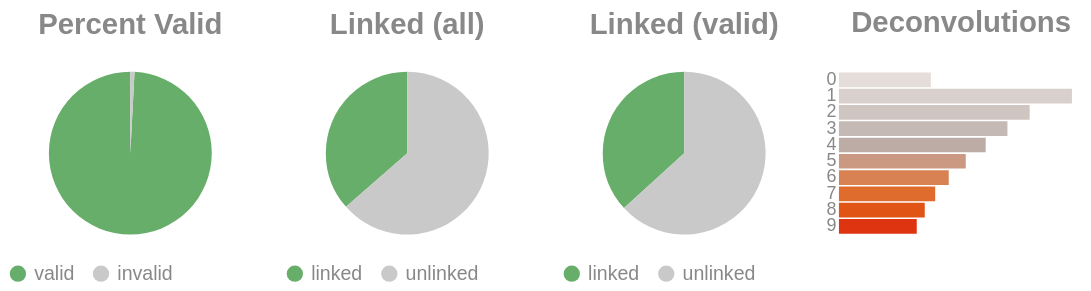

The notebook cell saved with this chart:
### Code cell
if SKIPLR:
    pass
else:
    clash = Counter()
    for i in valids['molecule']:
        _mol = i.split("-")
        if len(_mol) == 1:
            clash.update('0')
        else:
            clash.update(_mol[-1])

    _d = {"deconvolutions": [], 'count': []}
    for k,v in clash.items():
        _d['deconvolutions'].append(k)
        _d['count'].append(v)

    tot_valid = valids['reads'].sum()
    mask = valids['reads'] >= 2
    n_linked_reads = valids.loc[mask, 'reads'].sum()
    perc_valid = round(tot_valid / n_reads, 4)
    linked_perc_abs = round(n_linked_reads / n_reads, 4)
    linked_perc = round(n_linked_reads / tot_valid, 4)

    _valid = pd.DataFrame({"valids": ['valid', 'invalid'] , "count":  [tot_valid, n_reads - tot_valid]})
    _linked_abs = pd.DataFrame({"linked (absolute)": ['linked', 'unlinked'] , "count":  [n_linked_reads, n_reads - n_linked_reads]})
    _linked_rel = pd.DataFrame({"linked (valids)": ['linked', 'unlinked'] , "count":  [n_linked_reads, tot_valid - n_linked_reads]})

    (
        alt.hconcat(
            piechart(_valid, goodval = 'valid', title = "Percent Valid"),
            piechart(_linked_abs, goodval = "linked", title =  "Linked (all)"),
            piechart(_linked_rel, goodval = "linked", title =  "Linked (valid)"),
            convolutionbar(pd.DataFrame(_d), title = "Deconvolutions"),
            center = True,
            bounds = 'flush'
        )
        .resolve_scale(color='independent')
        .resolve_legend('independent')
        .properties(usermeta={'embedOptions': {"actions": False}})
    ).display()

### Figure 1 — Vega-Lite specification as saved in the notebook (floating-point values rounded to 4 significant figures)
{"width": "container", "height": 400, "config": {"title": {"anchor": "start", "dy": -15, "fontSize": 18, "color": "#888888", "subtitleColor": "#888888", "subtitleFontSize": 14}, "arc": {"fill": "#0072B2"}, "axis": {"domainColor": "#888888", "domainWidth": 0.5, "gridWidth": 0.2, "grid": false, "titleFontWeight": 400, "titleFontSize": 15, "labelFontSize": 11, "labelColor": "#888888", "tickColor": "#888888", "tickWidth": 0.2, "titleColor": "#888888"}, "axisBand": {"grid": false}, "axisX": {"grid": true, "tickSize": 10, "domainCap": "round"}, "axisY": {"domain": false, "grid": true, "tickSize": 0, "domainCap": "round"}, "background": "transparent", "header": {"labelFontSize": 15, "labelColor": "#888888", "titleFontSize": 15, "titleFontWeight": 600, "titleColor": "#888888"}, "legend": {"labelFont": "sans-serif", "labelFontSize": 12, "labelColor": "#888888", "symbolSize": 100, "symbolType": "circle", "titleFontSize": 12, "titlePadding": 10, "titleColor": "#888888", "title": null}, "range": {"category": ["#E69F00", "#56B4E9", "#009E73", "#F0E442", "#0072B2", "#D55E00", "#CC79A7", "#000000"], "diverging": ["#cfe8f3", "#a2d4ec", "#73bfe2", "#46abdb", "#1696d2", "#12719e"]}, "area": {"fill": "#0072B2", "fillOpacity": 0.7, "line": true, "strokeOpacity": 0.7}, "line": {"color": "#0072B2", "stroke": "#0072B2", "strokeWidth": 2}, "trail": {"color": "#0072B2", "stroke": "#0072B2", "strokeWidth": 0, "size": 1}, "point": {"filled": true}, "text": {"color": "#888888", "fontSize": 11, "align": "right", "fontWeight": 400, "size": 11}, "bar": {"fill": "#0072B2", "stroke": null}, "view": {"stroke": null, "continuousWidth": 660, "continuousHeight": 400}}, "hconcat": [{"data": {"name": "data-e18577da3b6c541867983d3304df5449"}, "mark": {"type": "arc"}, "encoding": {"color": {"field": "valids", "legend": {"orient": "bottom", "title": null}, "scale": {"domain": ["valid", "invalid"], "range": ["#68ae6b", "#C9C9C9"]}, "title": "Valids", "type": "nominal"}, "theta": {"field": "count", "type": "quantitative"}, "tooltip": [{"field": "valids", "title": "Valids", "type": "ordinal"}, {"field": "percent", "format": ".2%", "title": "Percent", "type": "quantitative"}, {"field": "count", "title": "Count", "type": "quantitative"}]}, "height": 100, "title": {"text": "Percent Valid", "align": "center", "anchor": "middle"}, "transform": [{"calculate": "datum.count / 24861192", "as": "percent"}], "width": 150}, {"data": {"name": "data-b677f2e679b9fd7c9ed42a436230ef80"}, "mark": {"type": "arc"}, "encoding": {"color": {"field": "linked (absolute)", "legend": {"orient": "bottom", "title": null}, "scale": {"domain": ["linked", "unlinked"], "range": ["#68ae6b", "#C9C9C9"]}, "title": "Linked (Absolute)", "type": "nominal"}, "theta": {"field": "count", "type": "quantitative"}, "tooltip": [{"field": "linked (absolute)", "title": "Linked (Absolute)", "type": "ordinal"}, {"field": "percent", "format": ".2%", "title": "Percent", "type": "quantitative"}, {"field": "count", "title": "Count", "type": "quantitative"}]}, "height": 100, "title": {"text": "Linked (all)", "align": "center", "anchor": "middle"}, "transform": [{"calculate": "datum.count / 24861192", "as": "percent"}], "width": 150}, {"data": {"name": "data-18d40d65cc7a83a7760048acf5038bbc"}, "mark": {"type": "arc"}, "encoding": {"color": {"field": "linked (valids)", "legend": {"orient": "bottom", "title": null}, "scale": {"domain": ["linked", "unlinked"], "range": ["#68ae6b", "#C9C9C9"]}, "title": "Linked (Valids)", "type": "nominal"}, "theta": {"field": "count", "type": "quantitative"}, "tooltip": [{"field": "linked (valids)", "title": "Linked (Valids)", "type": "ordinal"}, {"field": "percent", "format": ".2%", "title": "Percent", "type": "quantitative"}, {"field": "count", "title": "Count", "type": "quantitative"}]}, "height": 100, "title": {"text": "Linked (valid)", "align": "center", "anchor": "middle"}, "transform": [{"calculate": "datum.count / 24655409", "as": "percent"}], "width": 150}, {"data": {"name": "data-8833150647a1adc77df719c5e26a7d68"}, "mark": {"type": "bar"}, "encoding": {"color": {"field": "deconvolutions", "legend": null, "scale": {"scheme": "lightgreyred"}, "type": "nominal"}, "tooltip": [{"field": "deconvolutions", "title": "Deconvolutions", "type": "ordinal"}, {"field": "percent", "format": ".2%", "title": "Percent", "type": "quantitative"}, {"field": "count", "title": "Count", "type": "quantitative"}], "x": {"axis": null, "field": "count", "type": "quantitative"}, "y": {"field": "deconvolutions", "sort": "ascending", "title": null, "type": "nominal"}}, "height": 100, "title": {"text": "Deconvolutions", "align": "center", "anchor": "middle"}, "transform": [{"calculate": "datum.count / 35308182", "as": "percent"}], "width": 150}], "bounds": "flush", "center": true, "resolve": {"legend": {"angle": "independent"}, "scale": {"color": "independent"}}, "usermeta": {"embedOptions": {"actions": false}}, "$schema": "https://vega.github.io/schema/vega-lite/v6.4.1.json", "datasets": {"data-e18577da3b6c541867983d3304df5449": [{"valids": "valid", "count": 24655409}, {"valids": "invalid", "count": 205783}], "data-b677f2e679b9fd7c9ed42a436230ef80": [{"linked (absolute)": "linked", "count": 9065208}, {"linked (absolute)": "unlinked", "count": 15795984}], "data-18d40d65cc7a83a7760048acf5038bbc": [{"linked (valids)": "linked", "count": 9065208}, {"linked (valids)": "unlinked", "count": 15590201}], "data-8833150647a1adc77df719c5e26a7d68": [{"deconvolutions": "0", "count": 2444591}, {"deconvolutions": "1", "count": 6198377}, {"deconvolutions": "2", "count": 5073241}, {"deconvolutions": "3", "count": 4482041}, {"deconvolutions": "4", "count": 3903344}, {"deconvolutions": "5", "count": 3373375}, {"deconvolutions": "6", "count": 2920934}, {"deconvolutions": "7", "count": 2560126}, {"deconvolutions": "8", "count": 2282335}, {"deconvolutions": "9", "count": 2069818}]}}
